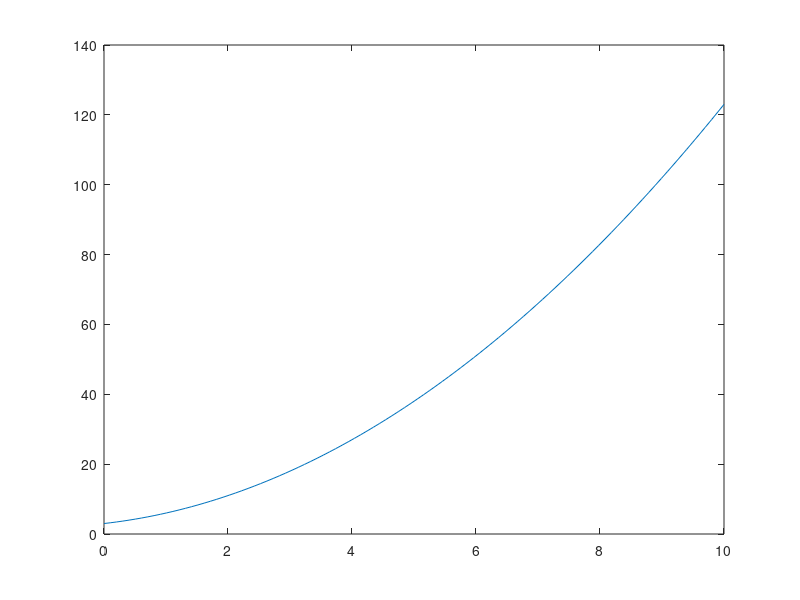

Here is the MATLAB script that generated this plot:
%s = settings;s.matlab.desktop.DisplayScaleFactor
%s.matlab.desktop.DisplayScaleFactor.PersonalValue = 1.8

%%
x = linspace(0,10);
y = x.^2 + 2*x + 3;
plot(x,y)
%%
